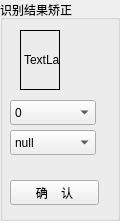
  <widget class="QGroupBox" name="groupBox_5">
   <property name="geometry">
    <rect>
     <x>820</x>
     <y>410</y>
     <width>120</width>
     <height>221</height>
    </rect>
   </property>
   <property name="title">
    <string>识别结果矫正</string>
   </property>
   <widget class="QPushButton" name="pushButton">
    <property name="geometry">
     <rect>
      <x>10</x>
      <y>180</y>
      <width>89</width>
      <height>25</height>
     </rect>
    </property>
    <property name="text">
     <string>确    认</string>
    </property>
   </widget>
   <widget class="QLabel" name="label">
    <property name="geometry">
     <rect>
      <x>20</x>
      <y>30</y>
      <width>40</width>
      <height>60</height>
     </rect>
    </property>
    <property name="frameShape">
     <enum>QFrame::Box</enum>
    </property>
    <property name="text">
     <string>TextLabel</string>
    </property>
   </widget>
   <widget class="QComboBox" name="comboBox_NUM">
    <property name="geometry">
     <rect>
      <x>10</x>
      <y>100</y>
      <width>86</width>
      <height>25</height>
     </rect>
    </property>
    <item>
     <property name="text">
      <string>0</string>
     </property>
    </item>
    <item>
     <property name="text">
      <string>1</string>
     </property>
    </item>
    <item>
     <property name="text">
      <string>2</string>
     </property>
    </item>
    <item>
     <property name="text">
      <string>3</string>
     </property>
    </item>
    <item>
     <property name="text">
      <string>4</string>
     </property>
    </item>
    <item>
     <property name="text">
      <string>5</string>
     </property>
    </item>
    <item>
     <property name="text">
      <string>6</string>
     </property>
    </item>
    <item>
     <property name="text">
      <string>7</string>
     </property>
    </item>
    <item>
     <property name="text">
      <string>8</string>
     </property>
    </item>
    <item>
     <property name="text">
      <string>9</string>
     </property>
    </item>
   </widget>
   <widget class="QComboBox" name="comboBox_ZI">
    <property name="geometry">
     <rect>
      <x>10</x>
      <y>130</y>
      <width>86</width>
      <height>25</height>
     </rect>
    </property>
    <item>
     <property name="text">
      <string>null</string>
     </property>
    </item>
    <item>
     <property name="text">
      <string>wan</string>
     </property>
    </item>
    <item>
     <property name="text">
      <string>bing</string>
     </property>
    </item>
    <item>
     <property name="text">
      <string>tiao</string>
     </property>
    </item>
    <item>
     <property name="text">
      <string>dong</string>
     </property>
    </item>
    <item>
     <property name="text">
      <string>nan</string>
     </property>
    </item>
    <item>
     <property name="text">
      <string>xi</string>
     </property>
    </item>
    <item>
     <property name="text">
      <string>bei</string>
     </property>
    </item>
    <item>
     <property name="text">
      <string>zhong</string>
     </property>
    </item>
    <item>
     <property name="text">
      <string>fa</string>
     </property>
    </item>
    <item>
     <property name="text">
      <string>baiban</string>
     </property>
    </item>
   </widget>
  </widget>
